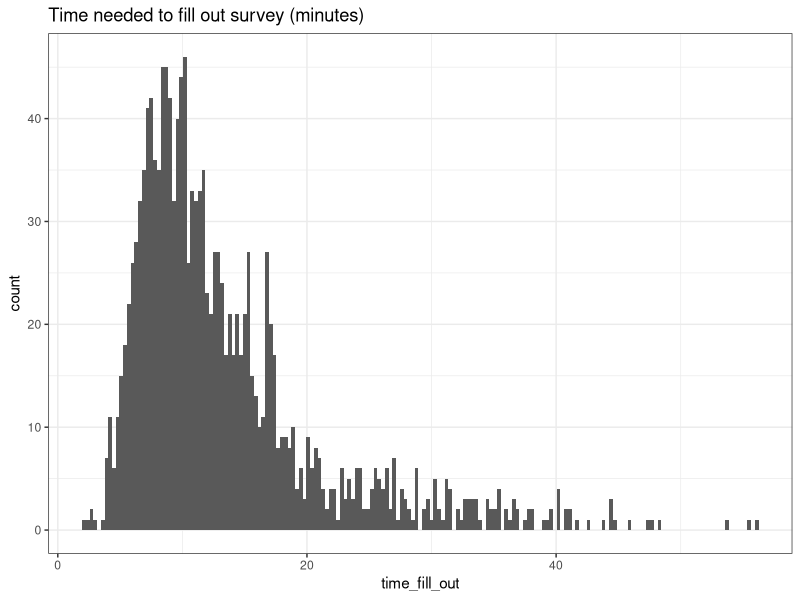

This figure's R source: (Note: this script raises an error after producing the figure.)
#######################################################
## packages and version setup
#######################################################

# ensure version compatibility
# library(checkpoint)
# checkpoint("2020-04-15")

## set up packages
packages <- c("tidyverse")

# write a function to load packages with feedback of success
load_my_packages <- function(package){
  new.package <- packages[!(package %in% installed.packages()[, "Package"])]
  if (length(new.package)) 
    install.packages(new.package, dependencies = TRUE)
  sapply(package, require, character.only = TRUE)
}

# load my packages
load_my_packages(packages)


#######################################################
## read raw data and delete test cases
#######################################################

# read raw data
raw_shoppingCovid19 <- read.csv2("Data/survey_shopCovid_201002_final.csv", sep=";")

# basic summary of raw data
dim(raw_shoppingCovid19) -> data_read_in

# add time of filling out (batch series) based on the time stamp adding some rounding to end up with an integer batch no.
raw_shoppingCovid19 <- mutate(raw_shoppingCovid19, 
                              time_batch = round((as.numeric(as.POSIXct(strptime(created, format="%Y-%m-%d")))
                                                  - 1585177200) / (24*60*60) /3) +1)
raw_shoppingCovid19$time_batch <- as.factor(raw_shoppingCovid19$time_batch)
# data_shoppingCovid19_online$time_batch <- as.factor(data_shoppingCovid19_online$time_batch)
table(raw_shoppingCovid19$time_batch)

# calculate days since the Trump administration declared a national emergency on March 13
# the first data was collected on March 26

raw_shoppingCovid19$time_batch <- as.integer(raw_shoppingCovid19$time_batch)
raw_shoppingCovid19$time_days <- raw_shoppingCovid19$time_batch * 3 + 11
table(raw_shoppingCovid19$time_days)                                                                                   
                                                                                   
# delete test cases
test_cases <- "cleanSunBearXXX8rLbOARl9iNgo9YOvPZK4xptF8rbCyRCTGZeHL8-MXLiyIMEF"
raw_shoppingCovid19 <- raw_shoppingCovid19[raw_shoppingCovid19$session != test_cases, ]

# check N
dim(raw_shoppingCovid19) -> data_no_test_cases
data_no_test_cases

# delete incomplete cases
raw_shoppingCovid19 <- raw_shoppingCovid19[!is.na(raw_shoppingCovid19$age2), ] # $age2 was the last variable in the dataset

# check N
dim(raw_shoppingCovid19) -> data_no_incomplete
data_no_incomplete

# check time required to fill out the questionnaire (note that formr time measuring is not 100% reliable)
raw_shoppingCovid19 <- mutate(raw_shoppingCovid19, 
                              time_fill_out = strptime(ended, format="%Y-%m-%d %H:%M:%S") - strptime(created, format="%Y-%m-%d %H:%M:%S"))

which(raw_shoppingCovid19$time_fill_out > 100 )
# plot fill out time
ggplot(subset(raw_shoppingCovid19, time_fill_out < 60), aes(time_fill_out)) +
  geom_histogram(binwidth = 0.3) +
  # geom_histogram(binwidth = 0.1) +
  labs(title="Time needed to fill out survey (minutes)") +
  theme_bw()


#######################################################
## attention check
#######################################################
# disregard missing data on attention_check_1, because this was not an obligatory item (take it as 0)
raw_shoppingCovid19$attention_check_1_noNA <- replace_na(raw_shoppingCovid19$attention_check_1, 5)

# calculate correct answers on the 4 attention check items (3 + age asked twice)
raw_shoppingCovid19 <- mutate(raw_shoppingCovid19, 
                              attention_check_correct = 
                                (attention_check_1_noNA == "5") + (attention_check_2 == "1") + (attention_check_3 == "2") +
                                (age == age2) + (age == age2 +1) + (age == age2 -1))

# create an error variable
raw_shoppingCovid19 <- mutate(raw_shoppingCovid19, 
                                                    attention_check_error = (4 - attention_check_correct))

# display attention check errors
table(raw_shoppingCovid19$attention_check_error)

# exclude those with more than 1 errors
raw_shoppingCovid19 <- raw_shoppingCovid19[raw_shoppingCovid19$attention_check_error < 2, ]

dim(raw_shoppingCovid19) -> data_no_excess_errors
data_no_excess_errors

#######################################################
## calculate lie scale
#######################################################
# SDS, the "lie" scale, where 1 = false, 2 = true
# first reverse items
raw_shoppingCovid19$sds_1 <- 3 - raw_shoppingCovid19$sds_1r
raw_shoppingCovid19$sds_2 <- 3 - raw_shoppingCovid19$sds_2r
raw_shoppingCovid19$sds_3 <- 3 - raw_shoppingCovid19$sds_3r
raw_shoppingCovid19$sds_4 <- 3 - raw_shoppingCovid19$sds_4r
raw_shoppingCovid19$sds_5 <- 3 - raw_shoppingCovid19$sds_5r

# calculate scale, where low scores mean that the participant is "too good to be true"
raw_shoppingCovid19$SDS_honesty <- rowSums(raw_shoppingCovid19[, grep("sds_\\d+$", colnames(raw_shoppingCovid19), value=T)], na.rm=F)

# exclude participants where lie scale is too high
raw_shoppingCovid19 <- raw_shoppingCovid19[raw_shoppingCovid19$SDS_honesty > 10, ]
dim(raw_shoppingCovid19) -> no_liers


#######################################################
## summary of cleaning and final data
#######################################################

excluded_data <- list(
  "raw data read in" = data_read_in, 
  "data without the test cases" = data_no_test_cases, 
  "data without incomplete cases (on age2)" = data_no_incomplete, 
  "data without participants making too many errors (>1)" = data_no_excess_errors, 
  "data without liers" = no_liers)

# save final data
write_rds(raw_shoppingCovid19, path="Data/raw_shoppingCovid19_clean.rds")

# checking data on the go
levels(raw_shoppingCovid19[, "BAs_other_text"])
last(raw_shoppingCovid19["feedback"], 50)
excluded_data
table(raw_shoppingCovid19$time_days)
